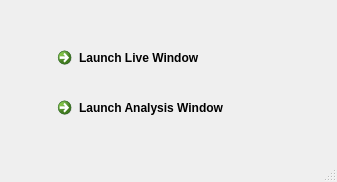
<?xml version="1.0" encoding="UTF-8"?>
<ui version="4.0">
 <class>Workbench_window</class>
 <widget class="QMainWindow" name="Workbench_window">
  <property name="geometry">
   <rect>
    <x>0</x>
    <y>0</y>
    <width>337</width>
    <height>182</height>
   </rect>
  </property>
  <property name="windowTitle">
   <string>Proxemics Workbench</string>
  </property>
  <widget class="QWidget" name="central_widget">
   <widget class="QCommandLinkButton" name="button_launch_live_window">
    <property name="geometry">
     <rect>
      <x>50</x>
      <y>40</y>
      <width>241</width>
      <height>41</height>
     </rect>
    </property>
    <property name="text">
     <string>Launch Live Window</string>
    </property>
   </widget>
   <widget class="QCommandLinkButton" name="button_launch_analysis_window">
    <property name="geometry">
     <rect>
      <x>50</x>
      <y>90</y>
      <width>241</width>
      <height>41</height>
     </rect>
    </property>
    <property name="text">
     <string>Launch Analysis Window</string>
    </property>
   </widget>
  </widget>
  <widget class="QStatusBar" name="statusbar"/>
 </widget>
 <resources/>
 <connections/>
</ui>
